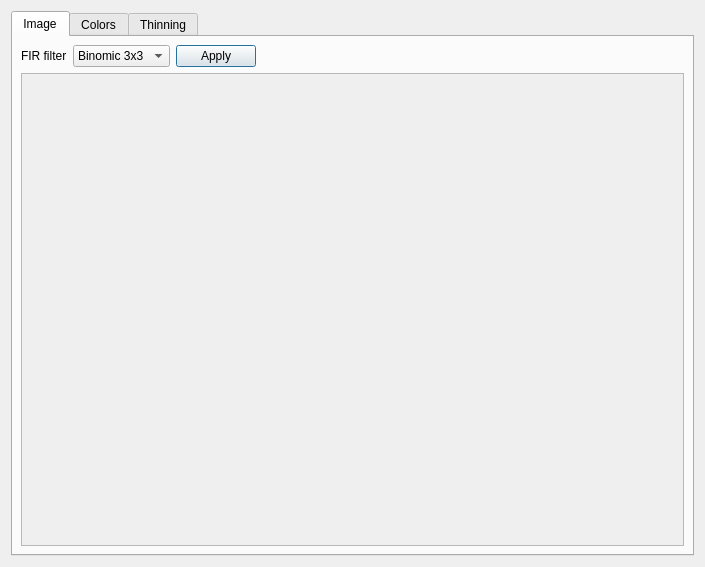
<?xml version="1.0" encoding="UTF-8"?>
<ui version="4.0">
 <class>mainForm</class>
 <widget class="QDialog" name="mainForm">
  <property name="geometry">
   <rect>
    <x>0</x>
    <y>0</y>
    <width>705</width>
    <height>567</height>
   </rect>
  </property>
  <property name="windowTitle">
   <string>Contour Vectorizer</string>
  </property>
  <layout class="QVBoxLayout" name="verticalLayout">
   <item>
    <widget class="QTabWidget" name="mainTabWidget">
     <property name="tabShape">
      <enum>QTabWidget::Rounded</enum>
     </property>
     <property name="currentIndex">
      <number>0</number>
     </property>
     <widget class="QWidget" name="imageTab">
      <attribute name="title">
       <string>Image</string>
      </attribute>
      <layout class="QVBoxLayout">
       <property name="spacing">
        <number>6</number>
       </property>
       <property name="leftMargin">
        <number>8</number>
       </property>
       <property name="topMargin">
        <number>8</number>
       </property>
       <property name="rightMargin">
        <number>8</number>
       </property>
       <property name="bottomMargin">
        <number>8</number>
       </property>
       <item>
        <layout class="QHBoxLayout">
         <property name="spacing">
          <number>6</number>
         </property>
         <property name="leftMargin">
          <number>0</number>
         </property>
         <property name="topMargin">
          <number>0</number>
         </property>
         <property name="rightMargin">
          <number>0</number>
         </property>
         <property name="bottomMargin">
          <number>0</number>
         </property>
         <item>
          <widget class="QLabel" name="label_2">
           <property name="text">
            <string>FIR filter</string>
           </property>
          </widget>
         </item>
         <item>
          <widget class="QComboBox" name="firFilterComboBox">
           <item>
            <property name="text">
             <string>Binomic 3x3</string>
            </property>
           </item>
           <item>
            <property name="text">
             <string>Binomic 5x5</string>
            </property>
           </item>
           <item>
            <property name="text">
             <string>Box 3x3</string>
            </property>
           </item>
           <item>
            <property name="text">
             <string>Box 5x5</string>
            </property>
           </item>
          </widget>
         </item>
         <item>
          <widget class="QPushButton" name="applyFIRFilterPushButton">
           <property name="text">
            <string>Apply</string>
           </property>
          </widget>
         </item>
         <item>
          <spacer>
           <property name="orientation">
            <enum>Qt::Horizontal</enum>
           </property>
           <property name="sizeHint" stdset="0">
            <size>
             <width>40</width>
             <height>20</height>
            </size>
           </property>
          </spacer>
         </item>
        </layout>
       </item>
       <item>
        <widget class="cove::ImageView" name="imageView"/>
       </item>
      </layout>
     </widget>
     <widget class="QWidget" name="colorsTab">
      <attribute name="title">
       <string>Colors</string>
      </attribute>
      <layout class="QVBoxLayout">
       <property name="spacing">
        <number>6</number>
       </property>
       <property name="leftMargin">
        <number>8</number>
       </property>
       <property name="topMargin">
        <number>8</number>
       </property>
       <property name="rightMargin">
        <number>8</number>
       </property>
       <property name="bottomMargin">
        <number>8</number>
       </property>
       <item>
        <layout class="QHBoxLayout">
         <property name="spacing">
          <number>6</number>
         </property>
         <property name="leftMargin">
          <number>0</number>
         </property>
         <property name="topMargin">
          <number>0</number>
         </property>
         <property name="rightMargin">
          <number>0</number>
         </property>
         <property name="bottomMargin">
          <number>0</number>
         </property>
         <item>
          <widget class="QLabel" name="textLabel1">
           <property name="text">
            <string>Classify colors into</string>
           </property>
          </widget>
         </item>
         <item>
          <widget class="QSpinBox" name="howManyColorsSpinBox">
           <property name="minimum">
            <number>2</number>
           </property>
           <property name="value">
            <number>8</number>
           </property>
          </widget>
         </item>
         <item>
          <widget class="QLabel" name="textLabel1_2">
           <property name="text">
            <string>groups</string>
           </property>
          </widget>
         </item>
         <item>
          <widget class="QPushButton" name="runClassificationButton">
           <property name="toolTip">
            <string>Run colors classification now.</string>
           </property>
           <property name="text">
            <string>Now</string>
           </property>
           <property name="default">
            <bool>true</bool>
           </property>
          </widget>
         </item>
         <item>
          <spacer>
           <property name="orientation">
            <enum>Qt::Horizontal</enum>
           </property>
           <property name="sizeType">
            <enum>QSizePolicy::Expanding</enum>
           </property>
           <property name="sizeHint" stdset="0">
            <size>
             <width>51</width>
             <height>20</height>
            </size>
           </property>
          </spacer>
         </item>
         <item>
          <widget class="QPushButton" name="classificationOptionsButton">
           <property name="toolTip">
            <string>Set the classification options and parameters.</string>
           </property>
           <property name="text">
            <string>Classification options</string>
           </property>
          </widget>
         </item>
         <item>
          <widget class="QPushButton" name="initialColorsButton">
           <property name="toolTip">
            <string>Set the initial colors - select random colors options or set the predefined ones.</string>
           </property>
           <property name="text">
            <string>Initial colors</string>
           </property>
          </widget>
         </item>
         <item>
          <spacer>
           <property name="orientation">
            <enum>Qt::Horizontal</enum>
           </property>
           <property name="sizeType">
            <enum>QSizePolicy::Expanding</enum>
           </property>
           <property name="sizeHint" stdset="0">
            <size>
             <width>40</width>
             <height>20</height>
            </size>
           </property>
          </spacer>
         </item>
         <item>
          <widget class="QLabel" name="learnQualityLabel">
           <property name="text">
            <string>LQ: -</string>
           </property>
          </widget>
         </item>
        </layout>
       </item>
       <item>
        <widget class="QGroupBox" name="colorButtonsGroup">
         <property name="minimumSize">
          <size>
           <width>0</width>
           <height>100</height>
          </size>
         </property>
         <property name="toolTip">
          <string>Select colors in the image by clicking appropriate color buttons then follow to the Thinning tab.</string>
         </property>
         <property name="title">
          <string>Colors found</string>
         </property>
         <layout class="QGridLayout">
          <property name="leftMargin">
           <number>10</number>
          </property>
          <property name="topMargin">
           <number>10</number>
          </property>
          <property name="rightMargin">
           <number>10</number>
          </property>
          <property name="bottomMargin">
           <number>10</number>
          </property>
          <property name="spacing">
           <number>6</number>
          </property>
         </layout>
        </widget>
       </item>
       <item>
        <widget class="cove::ImageView" name="classifiedColorsView"/>
       </item>
      </layout>
     </widget>
     <widget class="QWidget" name="thinningTab">
      <attribute name="title">
       <string>Thinning</string>
      </attribute>
      <layout class="QVBoxLayout">
       <property name="spacing">
        <number>6</number>
       </property>
       <property name="leftMargin">
        <number>8</number>
       </property>
       <property name="topMargin">
        <number>8</number>
       </property>
       <property name="rightMargin">
        <number>8</number>
       </property>
       <property name="bottomMargin">
        <number>8</number>
       </property>
       <item>
        <layout class="QHBoxLayout">
         <property name="spacing">
          <number>2</number>
         </property>
         <property name="leftMargin">
          <number>0</number>
         </property>
         <property name="topMargin">
          <number>0</number>
         </property>
         <property name="rightMargin">
          <number>0</number>
         </property>
         <property name="bottomMargin">
          <number>0</number>
         </property>
         <item>
          <widget class="QPushButton" name="runErosionButton">
           <property name="toolTip">
            <string>Perform morphological erosion. Removes border pixels of objects in the image.</string>
           </property>
           <property name="text">
            <string>Erode</string>
           </property>
          </widget>
         </item>
         <item>
          <widget class="QPushButton" name="runDilationButton">
           <property name="toolTip">
            <string>Perform morphological dilation. Enlarges objects in the image by addng pixels to its border.</string>
           </property>
           <property name="text">
            <string>Dilate</string>
           </property>
          </widget>
         </item>
         <item>
          <spacer>
           <property name="orientation">
            <enum>Qt::Horizontal</enum>
           </property>
           <property name="sizeType">
            <enum>QSizePolicy::Expanding</enum>
           </property>
           <property name="sizeHint" stdset="0">
            <size>
             <width>100</width>
             <height>23</height>
            </size>
           </property>
          </spacer>
         </item>
         <item>
          <widget class="QPushButton" name="runThinningButton">
           <property name="toolTip">
            <string>Perform Rosenfeld's thinning.</string>
           </property>
           <property name="text">
            <string>Thin lines</string>
           </property>
          </widget>
         </item>
         <item>
          <widget class="QPushButton" name="runPruningButton">
           <property name="toolTip">
            <string>Perform morphological pruning - line endpoint removal.</string>
           </property>
           <property name="text">
            <string>Prune</string>
           </property>
          </widget>
         </item>
         <item>
          <spacer>
           <property name="orientation">
            <enum>Qt::Horizontal</enum>
           </property>
           <property name="sizeType">
            <enum>QSizePolicy::Expanding</enum>
           </property>
           <property name="sizeHint" stdset="0">
            <size>
             <width>150</width>
             <height>20</height>
            </size>
           </property>
          </spacer>
         </item>
         <item>
          <widget class="QPushButton" name="bwImageHistoryBack">
           <property name="enabled">
            <bool>false</bool>
           </property>
           <property name="toolTip">
            <string>Undo last operation.</string>
           </property>
           <property name="text">
            <string>Undo</string>
           </property>
          </widget>
         </item>
         <item>
          <widget class="QPushButton" name="bwImageHistoryForward">
           <property name="enabled">
            <bool>false</bool>
           </property>
           <property name="toolTip">
            <string>Redo last operation.</string>
           </property>
           <property name="text">
            <string>Redo</string>
           </property>
          </widget>
         </item>
         <item>
          <widget class="QPushButton" name="bwImageSaveButton">
           <property name="toolTip">
            <string>Save currently viewed image to a file.</string>
           </property>
           <property name="text">
            <string>Save B/W image</string>
           </property>
          </widget>
         </item>
        </layout>
       </item>
       <item>
        <layout class="QHBoxLayout">
         <property name="spacing">
          <number>2</number>
         </property>
         <property name="leftMargin">
          <number>0</number>
         </property>
         <property name="topMargin">
          <number>0</number>
         </property>
         <property name="rightMargin">
          <number>0</number>
         </property>
         <property name="bottomMargin">
          <number>0</number>
         </property>
         <item>
          <widget class="QPushButton" name="setVectorizationOptionsButton">
           <property name="toolTip">
            <string>Set joining and speckle size options.</string>
           </property>
           <property name="text">
            <string>Vectorization options</string>
           </property>
           <property name="flat">
            <bool>false</bool>
           </property>
          </widget>
         </item>
         <item>
          <widget class="QPushButton" name="createVectorsButton">
           <property name="toolTip">
            <string>Finds straight lines in the image. Do &quot;Thin lines&quot; before this.</string>
           </property>
           <property name="text">
            <string>Create vectors</string>
           </property>
           <property name="flat">
            <bool>false</bool>
           </property>
          </widget>
         </item>
         <item>
          <spacer>
           <property name="orientation">
            <enum>Qt::Horizontal</enum>
           </property>
           <property name="sizeHint" stdset="0">
            <size>
             <width>40</width>
             <height>20</height>
            </size>
           </property>
          </spacer>
         </item>
         <item>
          <widget class="LibreMapper::SymbolDropDown" name="symbolComboBox"/>
         </item>
         <item>
          <widget class="QPushButton" name="saveVectorsButton">
           <property name="enabled">
            <bool>false</bool>
           </property>
           <property name="toolTip">
            <string>Add the current vector lines to the map.</string>
           </property>
           <property name="text">
            <string>Add to map</string>
           </property>
           <property name="flat">
            <bool>false</bool>
           </property>
          </widget>
         </item>
        </layout>
       </item>
       <item>
        <widget class="cove::PolygonsView" name="bwImageView"/>
       </item>
      </layout>
     </widget>
    </widget>
   </item>
  </layout>
 </widget>
 <customwidgets>
  <customwidget>
   <class>cove::ImageView</class>
   <extends>QScrollArea</extends>
   <header>app/ImageView.h</header>
   <container>1</container>
  </customwidget>
  <customwidget>
   <class>cove::PolygonsView</class>
   <extends>QScrollArea</extends>
   <header>app/PolygonsView.h</header>
   <container>1</container>
  </customwidget>
  <customwidget>
   <class>LibreMapper::SymbolDropDown</class>
   <extends>QComboBox</extends>
   <header>gui/widgets/symbol_dropdown.h</header>
  </customwidget>
 </customwidgets>
 <resources/>
 <connections/>
</ui>
